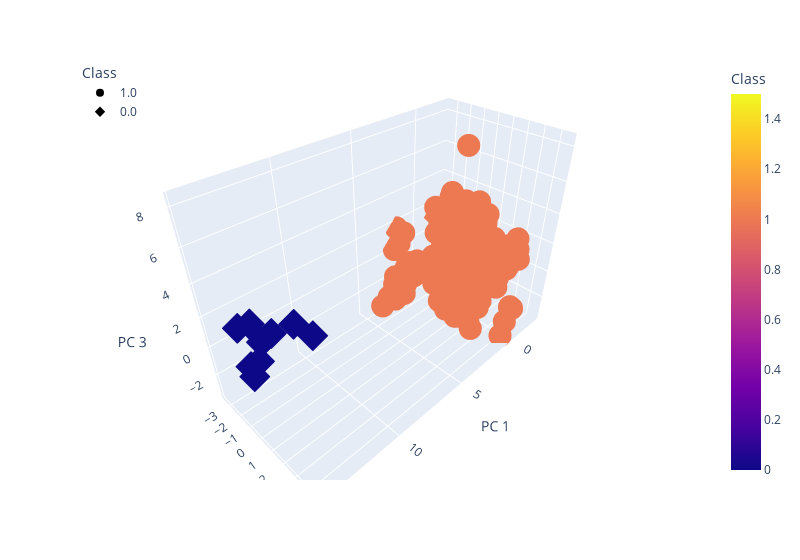

Notebook code for this chart:
### Code cell
# adding "class" creates Nans b/c dataframes are different lengths, drop to graph.
clustered_df1 = clustered_df.dropna()
# Creating a 3D-Scatter with the PCA data and the clusters

fig = px.scatter_3d(
    clustered_df1,
    x="PC 1",
    y="PC 2",
    z="PC 3",
    hover_data=["median_listing_price"],
    hover_name="County",
    color="Class",
    symbol="Class",
    width=800,
)
fig.update_layout(legend=dict(x=0, y=1))
fig.show()

### Figure 1 — Plotly figure (JSON) as saved in the notebook; plotly's stock layout.template omitted (floating-point values rounded to 4 significant figures; data arrays with more than 128 entries replaced by an {"elided": "..."} marker saying what was removed)
{"data": [{"customdata": {"elided": "325x1 int values"}, "hovertemplate": "<b>%{hovertext}</b><br><br>Class=%{marker.color}<br>PC 1=%{x}<br>PC 2=%{y}<br>PC 3=%{z}<br>median_listing_price=%{customdata[0]}<extra></extra>", "hovertext": {"elided": "325 str values"}, "legendgroup": "1.0", "marker": {"color": {"elided": "325 int values"}, "coloraxis": "coloraxis", "symbol": "circle"}, "mode": "markers", "name": "1.0", "scene": "scene", "showlegend": true, "type": "scatter3d", "x": {"elided": "325 float values"}, "y": {"elided": "325 float values"}, "z": {"elided": "325 float values"}}, {"customdata": [[359000], [390590], [394475], [362425], [366513], [398000], [399950], [375000], [407874], [375000]], "hovertemplate": "<b>%{hovertext}</b><br><br>Class=%{marker.color}<br>PC 1=%{x}<br>PC 2=%{y}<br>PC 3=%{z}<br>median_listing_price=%{customdata[0]}<extra></extra>", "hovertext": ["Dare", "Transylvania", "Harnett", "Cleveland", "Wayne", "Cabarrus", "Madison", "Currituck", "Chowan", "Cumberland"], "legendgroup": "0.0", "marker": {"color": [0, 0, 0, 0, 0, 0, 0, 0, 0, 0], "coloraxis": "coloraxis", "symbol": "diamond"}, "mode": "markers", "name": "0.0", "scene": "scene", "showlegend": true, "type": "scatter3d", "x": [11.21, 11.3, 13.36, 13.48, 14.08, 13.91, 14.19, 13.78, 14.57, 14.19], "y": [-1.785, 0.03069, -0.1874, -2.035, -2.095, -0.2163, -0.2179, -1.254, -0.2401, -1.31], "z": [0.3769, 0.8101, 2.151, 1.651, 1.716, 1.953, 0.9247, -0.188, 0.1722, -0.2264]}], "layout": {"coloraxis": {"colorbar": {"title": {"text": "Class"}}, "colorscale": [[0, "#0d0887"], [0.1111, "#46039f"], [0.2222, "#7201a8"], [0.3333, "#9c179e"], [0.4444, "#bd3786"], [0.5556, "#d8576b"], [0.6667, "#ed7953"], [0.7778, "#fb9f3a"], [0.8889, "#fdca26"], [1, "#f0f921"]]}, "legend": {"title": {"text": "Class"}, "tracegroupgap": 0, "x": 0, "y": 1}, "margin": {"t": 60}, "scene": {"domain": {"x": [0, 1], "y": [0, 1]}, "xaxis": {"title": {"text": "PC 1"}}, "yaxis": {"title": {"text": "PC 2"}}, "zaxis": {"title": {"text": "PC 3"}}}, "width": 800}}
